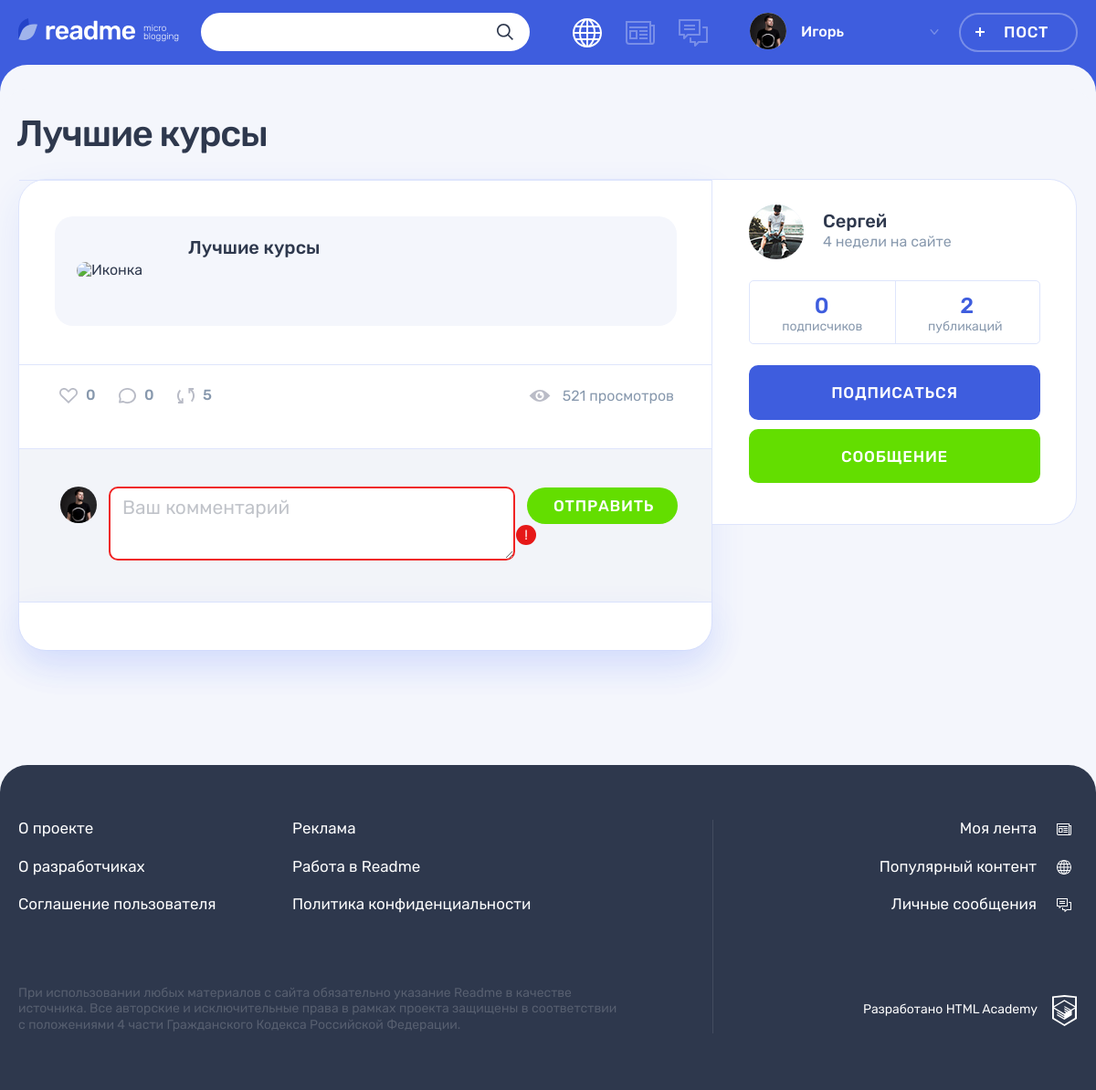
Screenshot of /post.php?postId=5 with the database file from the repository.
### tables this page shows
CREATE TABLE posts (
       id INT AUTO_INCREMENT PRIMARY KEY,
       publication_date TIMESTAMP DEFAULT CURRENT_TIMESTAMP,
       title VARCHAR(255) NOT NULL,
       content TEXT,
       author VARCHAR(128),
       img VARCHAR(2000),
       video VARCHAR(2000),
       reference VARCHAR(255),
       views INT DEFAULT 0,
       user_id INT,
       content_type_id INT,
       FOREIGN KEY (user_id) REFERENCES users(id),
       FOREIGN KEY (content_type_id) REFERENCES content_types(id)
);

CREATE TABLE users (
       id INT AUTO_INCREMENT PRIMARY KEY,
       registration_date TIMESTAMP DEFAULT CURRENT_TIMESTAMP,
       email VARCHAR(255) UNIQUE,
       user_name VARCHAR(128) UNIQUE,
       password CHAR(64),
       avatar VARCHAR(255)
);

### helpers.php (called while the page is built, shortened)
<?php
function get_noun_plural_form(int $number, string $one, string $two, string $many): string
{
    $number = (int)$number;
    $mod10 = $number % 10;
    $mod100 = $number % 100;
    switch (true) {
        case ($mod10 >= 2 && $mod10 <= 4):
            return $two;
    }
}
function include_template($name, array $data = [])
{
    $name = 'templates/' . $name;
    extract($data);
    require $name;
    $result = ob_get_clean();
    return $result;
}
function getRelativeDate(DateTimeImmutable $date, bool $needAgoAddition = false) : string
{
    $currentDate = new DateTimeImmutable('now');
    $interval = $date->diff($currentDate);
    $addition = $needAgoAddition ? '' : ' назад';
    if ($interval->y) {
    $properNoun = get_noun_plural_form($interval->y, 'год', 'года', 'лет');
        return date_interval_format($interval, '%y ' . $properNoun . $addition);
    } else if ($interval->m) {
        $properNoun = get_noun_plural_form($interval->m, 'месяц', 'месяца', 'месяцев');
        return date_interval_format($interval, '%m ' . $properNoun . $addition);
    } else if ($interval->d && $interval->d < 7) {
        $properNoun = get_noun_plural_form($interval->d, 'день', 'дня', 'дней');
        return date_interval_format($interval, '%d ' . $properNoun . $addition);
    } else if ($interval->d && $interval->d >= 7) {
        $weeksCount = ceil($interval->d / 7);
        $properNoun = get_noun_plural_form($weeksCount, 'неделю', 'недели', 'недель');
        return $weeksCount . ' ' . $properNoun . $addition;
    } else if ($interval->h) {
        $properNoun = get_noun_plural_form($interval->h, 'час', 'часа', 'часов');
        return date_interval_format($interval, '%h ' . $properNoun . $addition);
    } else if ($interval->i) {
        $properNoun = get_noun_plural_form($interval->i, 'минуту', 'минуты', 'минут');
        return date_interval_format($interval, '%i ' . $properNoun . $addition);
    } else {
        return '';
    }
}
function getProtocolLink(string $dbLink): string
{
    $secureLink = htmlspecialchars($dbLink);
    return preg_match('/^http/', $secureLink) ? $secureLink : 'http://' . $secureLink;
}
function findUserPost(mysqli $con, string $sql, int $postId): array
{
    $postStmt = mysqli_prepare($con, $sql);
    mysqli_stmt_bind_param($postStmt, 'i', $postId);
    mysqli_stmt_execute($postStmt);
    $resultPost = mysqli_stmt_get_result($postStmt);
    return mysqli_fetch_all($resultPost, MYSQLI_ASSOC);
}

### templates/post.php (the view, shortened to what this page needs)
<?php require_once './helpers.php'?>
<main class="page__main page__main--publication">
    <div class="container">
        <h1 class="page__title page__title--publication"><?= htmlspecialchars($postDetails['title']) ?></h1>
        <section class="post-details">
            <div class="post-details__wrapper post-photo">
                <div class="post-details__main-block post post--details">
                    <?php if ($postDetails['type'] === 'quote') : ?>
                        <div class="post-details__image-wrapper post-quote">
                            <div class="post__main">
                                <blockquote>
                                    <p>
                                        <?= htmlspecialchars($postDetails['content']); ?>
                                    </p>
                                    <cite><?= htmlspecialchars($postDetails['author']); ?></cite>
                                </blockquote>
                            </div>
                        </div>
                    <?php elseif ($postDetails['type'] === 'link') : ?>
                        <div class="post__main">
                            <div class="post-link__wrapper">
                                <a class="post-link__external" href="<?= getProtocolLink($postDetails['reference']);?>" title="Перейти по ссылке">
                                    <div class="post-link__info-wrapper">
                                        <div class="post-link__icon-wrapper">
                                            <img src="https://www.google.com/s2/favicons?domain=<?= htmlspecialchars($postDetails['img']) ?>" alt="Иконка">
                                        </div>
                                        <div class="post-link__info">
                                            <h3><?= htmlspecialchars($postDetails['title']); ?></h3>
                                        </div>
                                    </div>
                                </a>
                            </div>
                        </div>
                    <?php elseif ($postDetails['type'] === 'photo') : ?>
                        <div class="post-details__image-wrapper post-photo__image-wrapper">
                            <img src="img/<?= htmlspecialchars($postDetails['img']); ?>" alt="Фото от пользователя" width="760" height="507">
                        </div>
                    <?php elseif ($postDetails['type'] === 'video') : ?>
                        <div class="post-details__image-wrapper post-photo__image-wrapper">
                            <?=embed_youtube_video($postDetails['video']); ?>
                        </div>
                    <?php endif; ?>
                    <div class="post__indicators">
                        <div class="post__buttons">
                            <a class="post__indicator post__indicator--likes button" href="#" title="Лайк">
                                <svg class="post__indicator-icon" width="20" height="17">
                                    <use xlink:href="#icon-heart"></use>
                                </svg>
                                <span><?= htmlspecialchars($postDetails['likes']) ?></span>
                            </a>
                            <a class="post__indicator post__indicator--comments button" href="#" title="Комментарии">
                                <svg class="post__indicator-icon" width="19" height="17">
                                    <use xlink:href="#icon-comment"></use>
                                </svg>
                                <span><?= htmlspecialchars($postDetails['comments_total']) ?></span>
                            </a>
                            <a class="post__indicator post__indicator--repost button" href="#" title="Репост">
                                <svg class="post__indicator-icon" width="19" height="17">
                                    <use xlink:href="#icon-repost"></use>
                                </svg>
                                <span>5</span>
                            </a>
                        </div>
                        <span class="post__view"><?= htmlspecialchars($postDetails['views']) ?> просмотров</span>
                    </div>
                    <div class="comments">
                        <form class="comments__form form" action="#" method="post">
                            <div class="comments__my-avatar">
                                <img class="comments__picture" src="img/userpic-medium.jpg" alt="Аватар пользователя">
                            </div>
                            <div class="form__input-section form__input-section--error">
                                <textarea class="comments__textarea form__textarea form__input" placeholder="Ваш комментарий"></textarea>
                                <button class="form__error-button button" type="button">!</button>
                            </div>
                            <button class="comments__submit button button--green" type="submit">Отправить</button>
                        </form>
                        <div class="comments__list-wrapper">
                        </div>
                    </div>
                </div>
                <div class="post-details__user user">
                    <?php if (!$postAuthorDetails) : ?>
                    <h2>Без автора</h2>
                    <?php else : ?>
                    <div class="post-details__user-info user__info">
                        <div class="post-details__avatar user__avatar">
                            <a class="post-details__avatar-link user__avatar-link" href="#">
                                <?php if ($postDetails['avatar']) : ?>
                                <img class="post-details__picture user__picture" src="img/<?= htmlspecialchars($postDetails['avatar']) ?>" alt="Аватар пользователя">
                                <?php endif; ?>
                            </a>
                        </div>
                        <div class="post-details__name-wrapper user__name-wrapper">
                            <a class="post-details__name user__name" href="#">
                                <span><?= htmlspecialchars($postAuthorDetails['user_name']) ?></span>
                            </a>
                            <?php
                            $registrationTime = new DateTimeImmutable($postAuthorDetails['date']);
                            $relativeRegistrationTime = getRelativeDate($registrationTime, true);
                            ?>
                            <time class="post-details__time user__time" datetime="<?= $registrationTime->format('Y-m-d') ?>"><?= $relativeRegistrationTime ?> на сайте</time>
                        </div>
                    </div>
                    <div class="post-details__rating user__rating">
                        <p class="post-details__rating-item user__rating-item user__rating-item--subscribers">
                            <span class="post-details__rating-amount user__rating-amount"><?= htmlspecialchars($postAuthorDetails['subscribers_total']) ?></span>
                            <span class="post-details__rating-text user__rating-text">подписчиков</span>
                        </p>
                        <p class="post-details__rating-item user__rating-item user__rating-item--publications">
                            <span class="post-details__rating-amount user__rating-amount"><?= htmlspecialchars($postAuthorDetails['posts_total']) ?></span>
                            <span class="post-details__rating-text user__rating-text">публикаций</span>
                        </p>
                    </div>
                    <div class="post-details__user-buttons user__buttons">
                        <button class="user__button user__button--subscription button button--main" type="button">Подписаться</button>
                        <a class="user__button user__button--writing button button--green" href="#">Сообщение</a>
                    </div>
                    <?php endif; ?>
                </div>
            </div>
        </section>
    </div>
</main>

### rows the page displays
posts: title "Лучшие курсы", views "521", user.avatar (picture)

### other values shown
$userName "Игорь"
$postDetails['likes'] "0"
$postDetails['comments_total'] "0"
$postAuthorDetails['user_name'] "Сергей"
$relativeRegistrationTime "4 недели"
$postAuthorDetails['subscribers_total'] "0"
$postAuthorDetails['posts_total'] "2"
